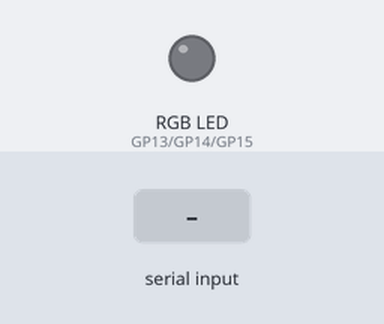
A program run on a simulated Raspberry Pi Pico running MicroPython. On the bench: an RGB LED mixed from three pins (HIGH = lit). The test bench sets the inputs (shaded band). What the program prints to the serial console is not drawn.

Above: at 1.2 s.
1.3 s: "1" typed at the serial console, then Enter
At 2.5 s:
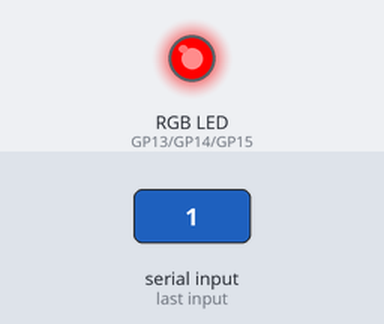
2.8 s: "2" typed at the serial console, then Enter
At 3.7 s:
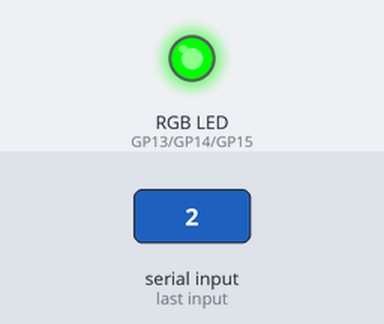
4.3 s: "3" typed at the serial console, then Enter
At 4.8 s:
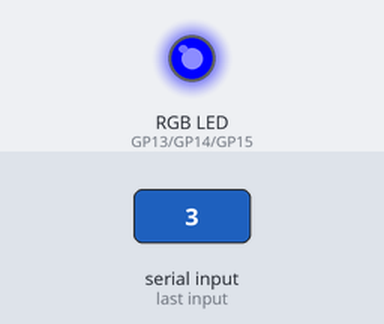
5.8 s: "4" typed at the serial console, then Enter
At 7.2 s:
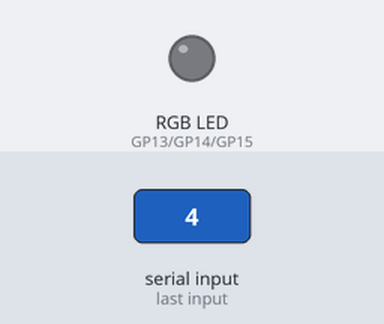
Timing chart, 0 to 8.3 s (numbered marks = the images above; inputs shaded):
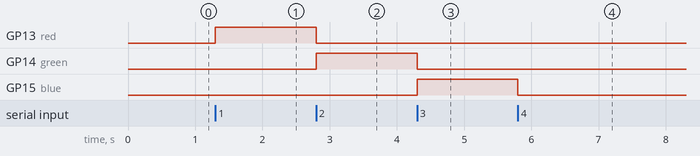

Measured:
- after the input at 1.3 s, GP13 (red): LOW → HIGH at once
- after the input at 2.8 s, GP13 (red): HIGH → LOW at once; GP14 (green): LOW → HIGH at once
- after the input at 4.3 s, GP14 (green): HIGH → LOW at once; GP15 (blue): LOW → HIGH at once
- after the input at 5.8 s, GP15 (blue): HIGH → LOW at once

The program:

led.py
```python
import machine
import utime

# RGB LEDのPWM設定
red = machine.PWM(machine.Pin(13))
green = machine.PWM(machine.Pin(14))
blue = machine.PWM(machine.Pin(15))
red.freq(1000)
green.freq(1000)
blue.freq(1000)

# 値の範囲をマッピングする関数
def interval_mapping(x, in_min, in_max, out_min, out_max):
    return (x - in_min) * (out_max - out_min) / (in_max - in_min) + out_min

# 色の値をPWMのduty値に変換する関数
def color_to_duty(rgb_value):
    rgb_value = int(interval_mapping(rgb_value, 0, 255, 0, 65535))
    return rgb_value

# RGB LEDの色を設定する関数
def color_set(red_value, green_value, blue_value):
    red.duty_u16(color_to_duty(red_value))
    green.duty_u16(color_to_duty(green_value))
    blue.duty_u16(color_to_duty(blue_value))

# メインループ
while True:
    print("1. Red\n"
          "2. Green\n"
          "3. Blue\n"
          "4. Off\n"
          "5. Quit\n"
          )

    option = input("Select an option: ")

    if option == "1":
        # 赤色に設定
        color_set(255, 0, 0)

    elif option == "2":
        # 緑色に設定
        color_set(0, 255, 0)

    elif option == "3":
        # 青色に設定
        color_set(0, 0, 255)

    elif option == "4":
        # 消灯
        color_set(0, 0, 0)

    elif option == "5":
        print("Exiting the menu.")
        break

    else:
        print("Please try again.")
```
